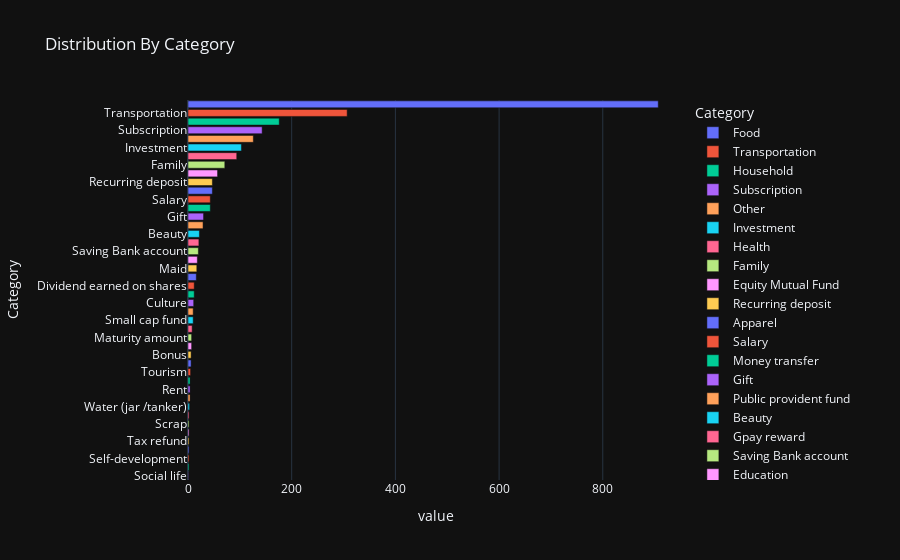

Notebook code cell kept with this figure:
### Code cell
#Déstribution par catégories
data_category=data['Category'].value_counts()
fig=px.bar(data_frame=data_category,
           orientation='h',
           title='Distribution By Category',
           template='plotly_dark',
           color=data_category.index)
fig.show()

### Figure 1 — Plotly figure (JSON) as saved in the notebook; plotly's stock layout.template omitted (floating-point values rounded to 4 significant figures)
{"data": [{"alignmentgroup": "True", "hovertemplate": "Category=%{y}<br>value=%{x}<extra></extra>", "legendgroup": "Food", "marker": {"color": "#636efa", "pattern": {"shape": ""}}, "name": "Food", "offsetgroup": "Food", "orientation": "h", "showlegend": true, "textposition": "auto", "type": "bar", "x": [907], "xaxis": "x", "y": ["Food"], "yaxis": "y"}, {"alignmentgroup": "True", "hovertemplate": "Category=%{y}<br>value=%{x}<extra></extra>", "legendgroup": "Transportation", "marker": {"color": "#EF553B", "pattern": {"shape": ""}}, "name": "Transportation", "offsetgroup": "Transportation", "orientation": "h", "showlegend": true, "textposition": "auto", "type": "bar", "x": [307], "xaxis": "x", "y": ["Transportation"], "yaxis": "y"}, {"alignmentgroup": "True", "hovertemplate": "Category=%{y}<br>value=%{x}<extra></extra>", "legendgroup": "Household", "marker": {"color": "#00cc96", "pattern": {"shape": ""}}, "name": "Household", "offsetgroup": "Household", "orientation": "h", "showlegend": true, "textposition": "auto", "type": "bar", "x": [176], "xaxis": "x", "y": ["Household"], "yaxis": "y"}, {"alignmentgroup": "True", "hovertemplate": "Category=%{y}<br>value=%{x}<extra></extra>", "legendgroup": "Subscription", "marker": {"color": "#ab63fa", "pattern": {"shape": ""}}, "name": "Subscription", "offsetgroup": "Subscription", "orientation": "h", "showlegend": true, "textposition": "auto", "type": "bar", "x": [143], "xaxis": "x", "y": ["Subscription"], "yaxis": "y"}, {"alignmentgroup": "True", "hovertemplate": "Category=%{y}<br>value=%{x}<extra></extra>", "legendgroup": "Other", "marker": {"color": "#FFA15A", "pattern": {"shape": ""}}, "name": "Other", "offsetgroup": "Other", "orientation": "h", "showlegend": true, "textposition": "auto", "type": "bar", "x": [126], "xaxis": "x", "y": ["Other"], "yaxis": "y"}, {"alignmentgroup": "True", "hovertemplate": "Category=%{y}<br>value=%{x}<extra></extra>", "legendgroup": "Investment", "marker": {"color": "#19d3f3", "pattern": {"shape": ""}}, "name": "Investment", "offsetgroup": "Investment", "orientation": "h", "showlegend": true, "textposition": "auto", "type": "bar", "x": [103], "xaxis": "x", "y": ["Investment"], "yaxis": "y"}, {"alignmentgroup": "True", "hovertemplate": "Category=%{y}<br>value=%{x}<extra></extra>", "legendgroup": "Health", "marker": {"color": "#FF6692", "pattern": {"shape": ""}}, "name": "Health", "offsetgroup": "Health", "orientation": "h", "showlegend": true, "textposition": "auto", "type": "bar", "x": [94], "xaxis": "x", "y": ["Health"], "yaxis": "y"}, {"alignmentgroup": "True", "hovertemplate": "Category=%{y}<br>value=%{x}<extra></extra>", "legendgroup": "Family", "marker": {"color": "#B6E880", "pattern": {"shape": ""}}, "name": "Family", "offsetgroup": "Family", "orientation": "h", "showlegend": true, "textposition": "auto", "type": "bar", "x": [71], "xaxis": "x", "y": ["Family"], "yaxis": "y"}, {"alignmentgroup": "True", "hovertemplate": "Category=%{y}<br>value=%{x}<extra></extra>", "legendgroup": "Equity Mutual Fund", "marker": {"color": "#FF97FF", "pattern": {"shape": ""}}, "name": "Equity Mutual Fund", "offsetgroup": "Equity Mutual Fund", "orientation": "h", "showlegend": true, "textposition": "auto", "type": "bar", "x": [57], "xaxis": "x", "y": ["Equity Mutual Fund"], "yaxis": "y"}, {"alignmentgroup": "True", "hovertemplate": "Category=%{y}<br>value=%{x}<extra></extra>", "legendgroup": "Recurring deposit", "marker": {"color": "#FECB52", "pattern": {"shape": ""}}, "name": "Recurring deposit", "offsetgroup": "Recurring deposit", "orientation": "h", "showlegend": true, "textposition": "auto", "type": "bar", "x": [47], "xaxis": "x", "y": ["Recurring deposit"], "yaxis": "y"}, {"alignmentgroup": "True", "hovertemplate": "Category=%{y}<br>value=%{x}<extra></extra>", "legendgroup": "Apparel", "marker": {"color": "#636efa", "pattern": {"shape": ""}}, "name": "Apparel", "offsetgroup": "Apparel", "orientation": "h", "showlegend": true, "textposition": "auto", "type": "bar", "x": [47], "xaxis": "x", "y": ["Apparel"], "yaxis": "y"}, {"alignmentgroup": "True", "hovertemplate": "Category=%{y}<br>value=%{x}<extra></extra>", "legendgroup": "Salary", "marker": {"color": "#EF553B", "pattern": {"shape": ""}}, "name": "Salary", "offsetgroup": "Salary", "orientation": "h", "showlegend": true, "textposition": "auto", "type": "bar", "x": [43], "xaxis": "x", "y": ["Salary"], "yaxis": "y"}, {"alignmentgroup": "True", "hovertemplate": "Category=%{y}<br>value=%{x}<extra></extra>", "legendgroup": "Money transfer", "marker": {"color": "#00cc96", "pattern": {"shape": ""}}, "name": "Money transfer", "offsetgroup": "Money transfer", "orientation": "h", "showlegend": true, "textposition": "auto", "type": "bar", "x": [43], "xaxis": "x", "y": ["Money transfer"], "yaxis": "y"}, {"alignmentgroup": "True", "hovertemplate": "Category=%{y}<br>value=%{x}<extra></extra>", "legendgroup": "Gift", "marker": {"color": "#ab63fa", "pattern": {"shape": ""}}, "name": "Gift", "offsetgroup": "Gift", "orientation": "h", "showlegend": true, "textposition": "auto", "type": "bar", "x": [30], "xaxis": "x", "y": ["Gift"], "yaxis": "y"}, {"alignmentgroup": "True", "hovertemplate": "Category=%{y}<br>value=%{x}<extra></extra>", "legendgroup": "Public provident fund", "marker": {"color": "#FFA15A", "pattern": {"shape": ""}}, "name": "Public provident fund", "offsetgroup": "Public provident fund", "orientation": "h", "showlegend": true, "textposition": "auto", "type": "bar", "x": [29], "xaxis": "x", "y": ["Public provident fund"], "yaxis": "y"}, {"alignmentgroup": "True", "hovertemplate": "Category=%{y}<br>value=%{x}<extra></extra>", "legendgroup": "Beauty", "marker": {"color": "#19d3f3", "pattern": {"shape": ""}}, "name": "Beauty", "offsetgroup": "Beauty", "orientation": "h", "showlegend": true, "textposition": "auto", "type": "bar", "x": [22], "xaxis": "x", "y": ["Beauty"], "yaxis": "y"}, {"alignmentgroup": "True", "hovertemplate": "Category=%{y}<br>value=%{x}<extra></extra>", "legendgroup": "Gpay reward", "marker": {"color": "#FF6692", "pattern": {"shape": ""}}, "name": "Gpay reward", "offsetgroup": "Gpay reward", "orientation": "h", "showlegend": true, "textposition": "auto", "type": "bar", "x": [21], "xaxis": "x", "y": ["Gpay reward"], "yaxis": "y"}, {"alignmentgroup": "True", "hovertemplate": "Category=%{y}<br>value=%{x}<extra></extra>", "legendgroup": "Saving Bank account", "marker": {"color": "#B6E880", "pattern": {"shape": ""}}, "name": "Saving Bank account", "offsetgroup": "Saving Bank account", "orientation": "h", "showlegend": true, "textposition": "auto", "type": "bar", "x": [20], "xaxis": "x", "y": ["Saving Bank account"], "yaxis": "y"}, {"alignmentgroup": "True", "hovertemplate": "Category=%{y}<br>value=%{x}<extra></extra>", "legendgroup": "Education", "marker": {"color": "#FF97FF", "pattern": {"shape": ""}}, "name": "Education", "offsetgroup": "Education", "orientation": "h", "showlegend": true, "textposition": "auto", "type": "bar", "x": [18], "xaxis": "x", "y": ["Education"], "yaxis": "y"}, {"alignmentgroup": "True", "hovertemplate": "Category=%{y}<br>value=%{x}<extra></extra>", "legendgroup": "Maid", "marker": {"color": "#FECB52", "pattern": {"shape": ""}}, "name": "Maid", "offsetgroup": "Maid", "orientation": "h", "showlegend": true, "textposition": "auto", "type": "bar", "x": [17], "xaxis": "x", "y": ["Maid"], "yaxis": "y"}, {"alignmentgroup": "True", "hovertemplate": "Category=%{y}<br>value=%{x}<extra></extra>", "legendgroup": "Festivals", "marker": {"color": "#636efa", "pattern": {"shape": ""}}, "name": "Festivals", "offsetgroup": "Festivals", "orientation": "h", "showlegend": true, "textposition": "auto", "type": "bar", "x": [16], "xaxis": "x", "y": ["Festivals"], "yaxis": "y"}, {"alignmentgroup": "True", "hovertemplate": "Category=%{y}<br>value=%{x}<extra></extra>", "legendgroup": "Dividend earned on shares", "marker": {"color": "#EF553B", "pattern": {"shape": ""}}, "name": "Dividend earned on shares", "offsetgroup": "Dividend earned on shares", "orientation": "h", "showlegend": true, "textposition": "auto", "type": "bar", "x": [12], "xaxis": "x", "y": ["Dividend earned on shares"], "yaxis": "y"}, {"alignmentgroup": "True", "hovertemplate": "Category=%{y}<br>value=%{x}<extra></extra>", "legendgroup": "Interest", "marker": {"color": "#00cc96", "pattern": {"shape": ""}}, "name": "Interest", "offsetgroup": "Interest", "orientation": "h", "showlegend": true, "textposition": "auto", "type": "bar", "x": [12], "xaxis": "x", "y": ["Interest"], "yaxis": "y"}, {"alignmentgroup": "True", "hovertemplate": "Category=%{y}<br>value=%{x}<extra></extra>", "legendgroup": "Culture", "marker": {"color": "#ab63fa", "pattern": {"shape": ""}}, "name": "Culture", "offsetgroup": "Culture", "orientation": "h", "showlegend": true, "textposition": "auto", "type": "bar", "x": [11], "xaxis": "x", "y": ["Culture"], "yaxis": "y"}, {"alignmentgroup": "True", "hovertemplate": "Category=%{y}<br>value=%{x}<extra></extra>", "legendgroup": "Small cap fund 2", "marker": {"color": "#FFA15A", "pattern": {"shape": ""}}, "name": "Small cap fund 2", "offsetgroup": "Small cap fund 2", "orientation": "h", "showlegend": true, "textposition": "auto", "type": "bar", "x": [10], "xaxis": "x", "y": ["Small cap fund 2"], "yaxis": "y"}, {"alignmentgroup": "True", "hovertemplate": "Category=%{y}<br>value=%{x}<extra></extra>", "legendgroup": "Small cap fund", "marker": {"color": "#19d3f3", "pattern": {"shape": ""}}, "name": "Small cap fund", "offsetgroup": "Small cap fund", "orientation": "h", "showlegend": true, "textposition": "auto", "type": "bar", "x": [10], "xaxis": "x", "y": ["Small cap fund"], "yaxis": "y"}, {"alignmentgroup": "True", "hovertemplate": "Category=%{y}<br>value=%{x}<extra></extra>", "legendgroup": "Share market", "marker": {"color": "#FF6692", "pattern": {"shape": ""}}, "name": "Share market", "offsetgroup": "Share market", "orientation": "h", "showlegend": true, "textposition": "auto", "type": "bar", "x": [8], "xaxis": "x", "y": ["Share market"], "yaxis": "y"}, {"alignmentgroup": "True", "hovertemplate": "Category=%{y}<br>value=%{x}<extra></extra>", "legendgroup": "Maturity amount", "marker": {"color": "#B6E880", "pattern": {"shape": ""}}, "name": "Maturity amount", "offsetgroup": "Maturity amount", "orientation": "h", "showlegend": true, "textposition": "auto", "type": "bar", "x": [7], "xaxis": "x", "y": ["Maturity amount"], "yaxis": "y"}, {"alignmentgroup": "True", "hovertemplate": "Category=%{y}<br>value=%{x}<extra></extra>", "legendgroup": "Life insurance", "marker": {"color": "#FF97FF", "pattern": {"shape": ""}}, "name": "Life insurance", "offsetgroup": "Life insurance", "orientation": "h", "showlegend": true, "textposition": "auto", "type": "bar", "x": [7], "xaxis": "x", "y": ["Life insurance"], "yaxis": "y"}, {"alignmentgroup": "True", "hovertemplate": "Category=%{y}<br>value=%{x}<extra></extra>", "legendgroup": "Bonus", "marker": {"color": "#FECB52", "pattern": {"shape": ""}}, "name": "Bonus", "offsetgroup": "Bonus", "orientation": "h", "showlegend": true, "textposition": "auto", "type": "bar", "x": [6], "xaxis": "x", "y": ["Bonus"], "yaxis": "y"}, {"alignmentgroup": "True", "hovertemplate": "Category=%{y}<br>value=%{x}<extra></extra>", "legendgroup": "Petty cash", "marker": {"color": "#636efa", "pattern": {"shape": ""}}, "name": "Petty cash", "offsetgroup": "Petty cash", "orientation": "h", "showlegend": true, "textposition": "auto", "type": "bar", "x": [6], "xaxis": "x", "y": ["Petty cash"], "yaxis": "y"}, {"alignmentgroup": "True", "hovertemplate": "Category=%{y}<br>value=%{x}<extra></extra>", "legendgroup": "Tourism", "marker": {"color": "#EF553B", "pattern": {"shape": ""}}, "name": "Tourism", "offsetgroup": "Tourism", "orientation": "h", "showlegend": true, "textposition": "auto", "type": "bar", "x": [5], "xaxis": "x", "y": ["Tourism"], "yaxis": "y"}, {"alignmentgroup": "True", "hovertemplate": "Category=%{y}<br>value=%{x}<extra></extra>", "legendgroup": "Grooming", "marker": {"color": "#00cc96", "pattern": {"shape": ""}}, "name": "Grooming", "offsetgroup": "Grooming", "orientation": "h", "showlegend": true, "textposition": "auto", "type": "bar", "x": [4], "xaxis": "x", "y": ["Grooming"], "yaxis": "y"}, {"alignmentgroup": "True", "hovertemplate": "Category=%{y}<br>value=%{x}<extra></extra>", "legendgroup": "Rent", "marker": {"color": "#ab63fa", "pattern": {"shape": ""}}, "name": "Rent", "offsetgroup": "Rent", "orientation": "h", "showlegend": true, "textposition": "auto", "type": "bar", "x": [4], "xaxis": "x", "y": ["Rent"], "yaxis": "y"}, {"alignmentgroup": "True", "hovertemplate": "Category=%{y}<br>value=%{x}<extra></extra>", "legendgroup": "Cook", "marker": {"color": "#FFA15A", "pattern": {"shape": ""}}, "name": "Cook", "offsetgroup": "Cook", "orientation": "h", "showlegend": true, "textposition": "auto", "type": "bar", "x": [4], "xaxis": "x", "y": ["Cook"], "yaxis": "y"}, {"alignmentgroup": "True", "hovertemplate": "Category=%{y}<br>value=%{x}<extra></extra>", "legendgroup": "Water (jar /tanker)", "marker": {"color": "#19d3f3", "pattern": {"shape": ""}}, "name": "Water (jar /tanker)", "offsetgroup": "Water (jar /tanker)", "orientation": "h", "showlegend": true, "textposition": "auto", "type": "bar", "x": [3], "xaxis": "x", "y": ["Water (jar /tanker)"], "yaxis": "y"}, {"alignmentgroup": "True", "hovertemplate": "Category=%{y}<br>value=%{x}<extra></extra>", "legendgroup": "Documents", "marker": {"color": "#FF6692", "pattern": {"shape": ""}}, "name": "Documents", "offsetgroup": "Documents", "orientation": "h", "showlegend": true, "textposition": "auto", "type": "bar", "x": [2], "xaxis": "x", "y": ["Documents"], "yaxis": "y"}, {"alignmentgroup": "True", "hovertemplate": "Category=%{y}<br>value=%{x}<extra></extra>", "legendgroup": "Scrap", "marker": {"color": "#B6E880", "pattern": {"shape": ""}}, "name": "Scrap", "offsetgroup": "Scrap", "orientation": "h", "showlegend": true, "textposition": "auto", "type": "bar", "x": [2], "xaxis": "x", "y": ["Scrap"], "yaxis": "y"}, {"alignmentgroup": "True", "hovertemplate": "Category=%{y}<br>value=%{x}<extra></extra>", "legendgroup": "Fixed deposit", "marker": {"color": "#FF97FF", "pattern": {"shape": ""}}, "name": "Fixed deposit", "offsetgroup": "Fixed deposit", "orientation": "h", "showlegend": true, "textposition": "auto", "type": "bar", "x": [2], "xaxis": "x", "y": ["Fixed deposit"], "yaxis": "y"}, {"alignmentgroup": "True", "hovertemplate": "Category=%{y}<br>value=%{x}<extra></extra>", "legendgroup": "Tax refund", "marker": {"color": "#FECB52", "pattern": {"shape": ""}}, "name": "Tax refund", "offsetgroup": "Tax refund", "orientation": "h", "showlegend": true, "textposition": "auto", "type": "bar", "x": [2], "xaxis": "x", "y": ["Tax refund"], "yaxis": "y"}, {"alignmentgroup": "True", "hovertemplate": "Category=%{y}<br>value=%{x}<extra></extra>", "legendgroup": "Amazon pay cashback", "marker": {"color": "#636efa", "pattern": {"shape": ""}}, "name": "Amazon pay cashback", "offsetgroup": "Amazon pay cashback", "orientation": "h", "showlegend": true, "textposition": "auto", "type": "bar", "x": [2], "xaxis": "x", "y": ["Amazon pay cashback"], "yaxis": "y"}, {"alignmentgroup": "True", "hovertemplate": "Category=%{y}<br>value=%{x}<extra></extra>", "legendgroup": "Self-development", "marker": {"color": "#EF553B", "pattern": {"shape": ""}}, "name": "Self-development", "offsetgroup": "Self-development", "orientation": "h", "showlegend": true, "textposition": "auto", "type": "bar", "x": [2], "xaxis": "x", "y": ["Self-development"], "yaxis": "y"}, {"alignmentgroup": "True", "hovertemplate": "Category=%{y}<br>value=%{x}<extra></extra>", "legendgroup": "Garbage disposal", "marker": {"color": "#00cc96", "pattern": {"shape": ""}}, "name": "Garbage disposal", "offsetgroup": "Garbage disposal", "orientation": "h", "showlegend": true, "textposition": "auto", "type": "bar", "x": [2], "xaxis": "x", "y": ["Garbage disposal"], "yaxis": "y"}, {"alignmentgroup": "True", "hovertemplate": "Category=%{y}<br>value=%{x}<extra></extra>", "legendgroup": "Social life", "marker": {"color": "#ab63fa", "pattern": {"shape": ""}}, "name": "Social life", "offsetgroup": "Social life", "orientation": "h", "showlegend": true, "textposition": "auto", "type": "bar", "x": [1], "xaxis": "x", "y": ["Social life"], "yaxis": "y"}], "layout": {"barmode": "relative", "legend": {"title": {"text": "Category"}, "tracegroupgap": 0}, "title": {"text": "Distribution By Category"}, "xaxis": {"anchor": "y", "domain": [0, 1], "title": {"text": "value"}}, "yaxis": {"anchor": "x", "categoryarray": ["Social life", "Garbage disposal", "Self-development", "Amazon pay cashback", "Tax refund", "Fixed deposit", "Scrap", "Documents", "Water (jar /tanker)", "Cook", "Rent", "Grooming", "Tourism", "Petty cash", "Bonus", "Life insurance", "Maturity amount", "Share market", "Small cap fund", "Small cap fund 2", "Culture", "Interest", "Dividend earned on shares", "Festivals", "Maid", "Education", "Saving Bank account", "Gpay reward", "Beauty", "Public provident fund", "Gift", "Money transfer", "Salary", "Apparel", "Recurring deposit", "Equity Mutual Fund", "Family", "Health", "Investment", "Other", "Subscription", "Household", "Transportation", "Food"], "categoryorder": "array", "domain": [0, 1], "title": {"text": "Category"}}}}
